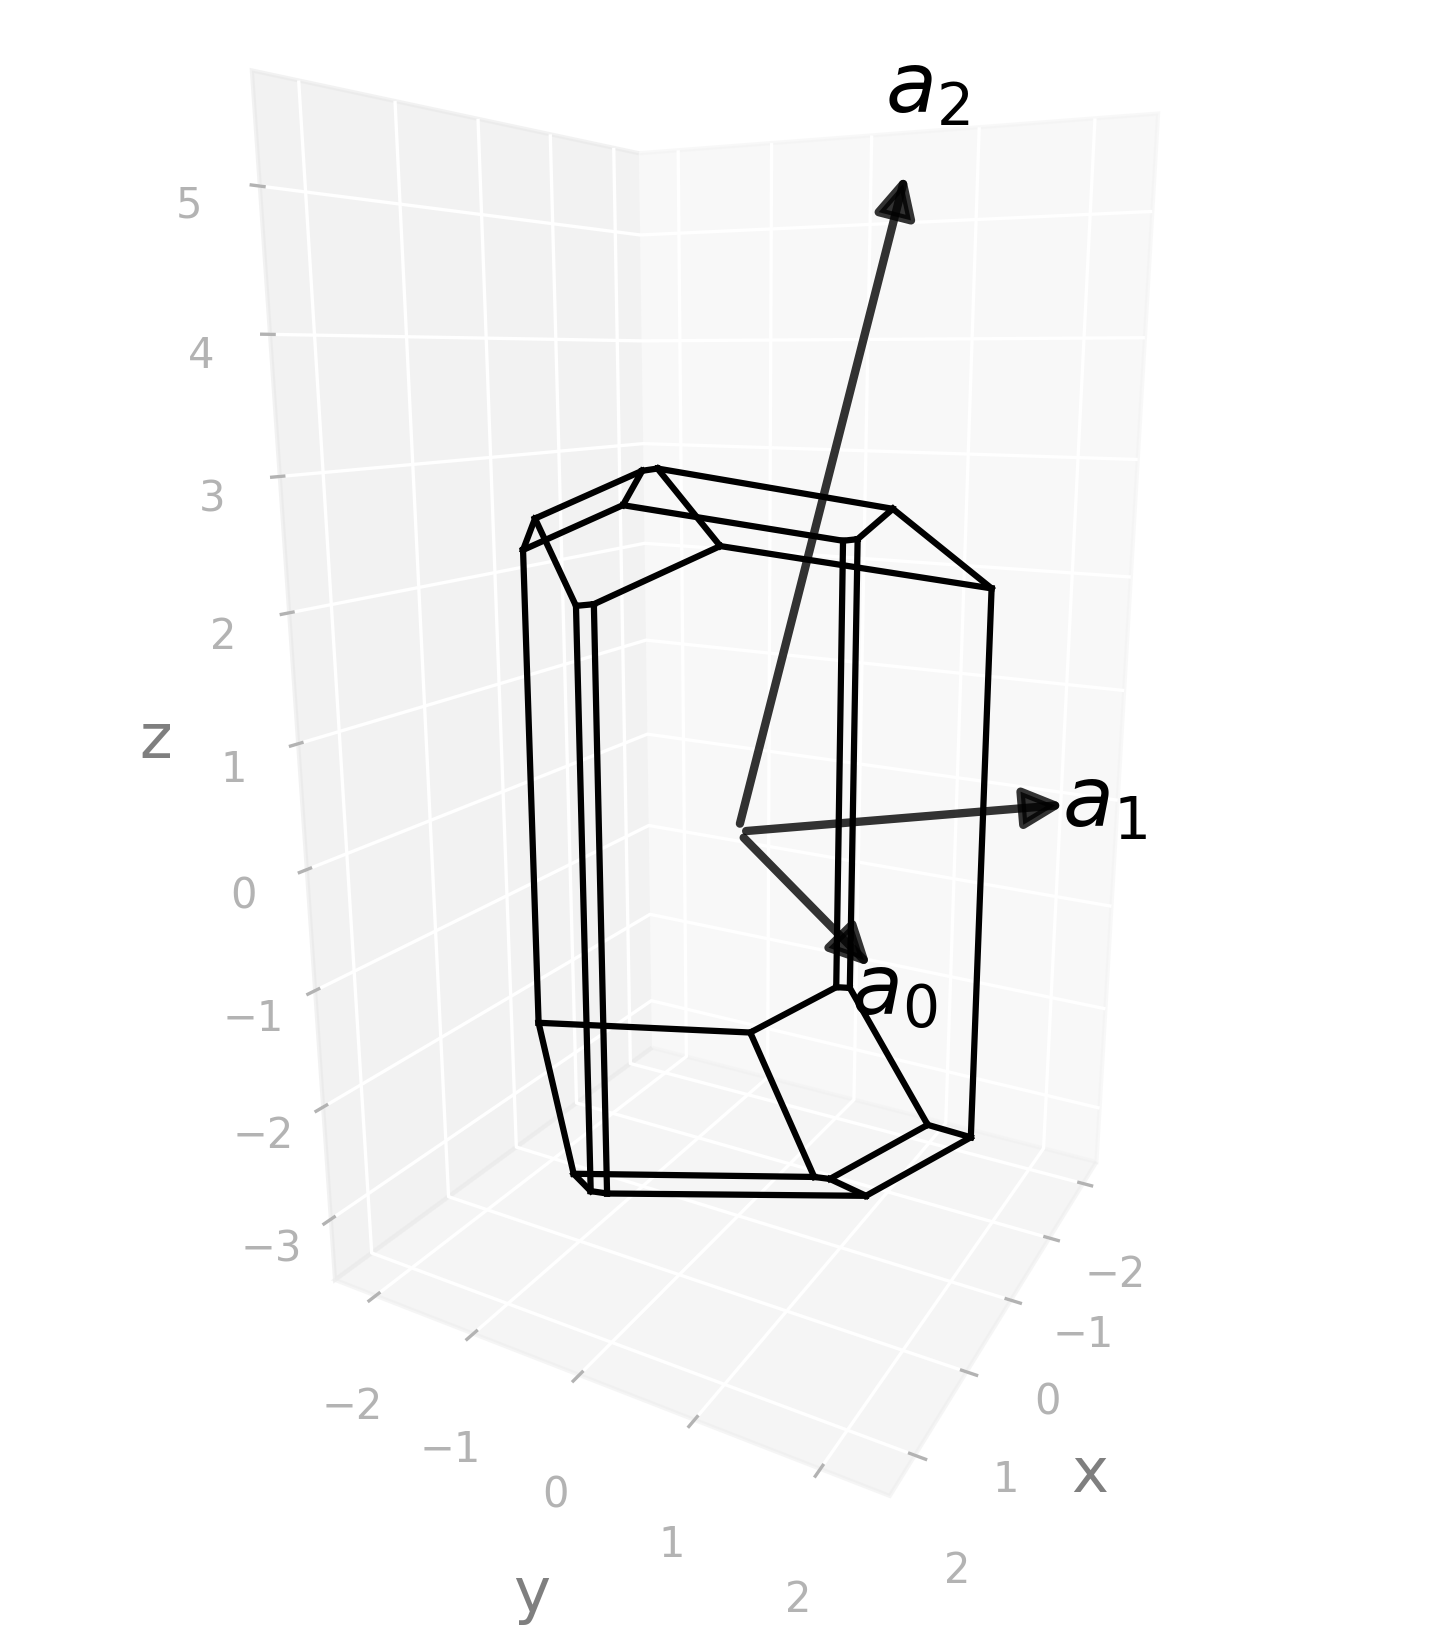

Reproduce this figure in Python.
import radtools as rad

l = rad.lattice_example("MCLC2")
backend = rad.MatplotlibBackend()
backend.plot(l, kind="wigner-seitz")
# Save an image:
backend.save("mclc2_wigner-seitz.png", elev=13, azim=29, dpi=300, bbox_inches="tight")
# Interactive plot:
backend.show(elev=13, azim=29)
